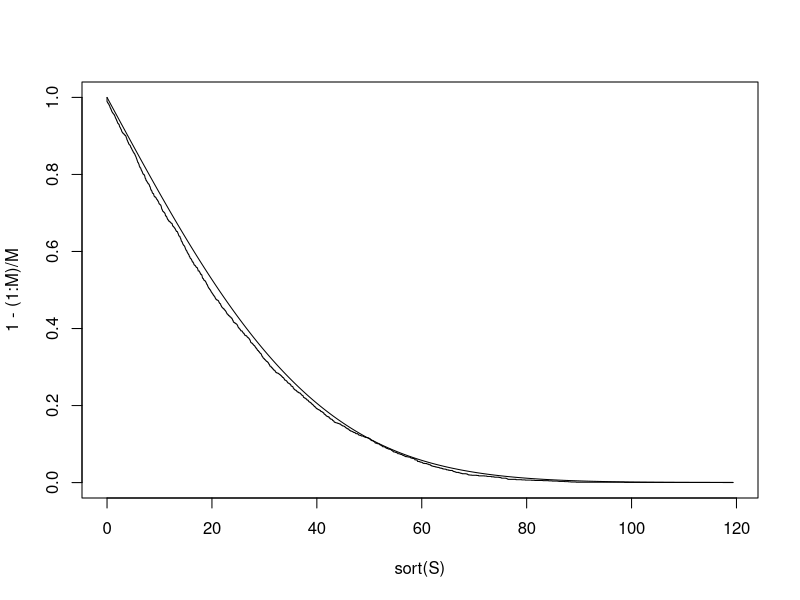
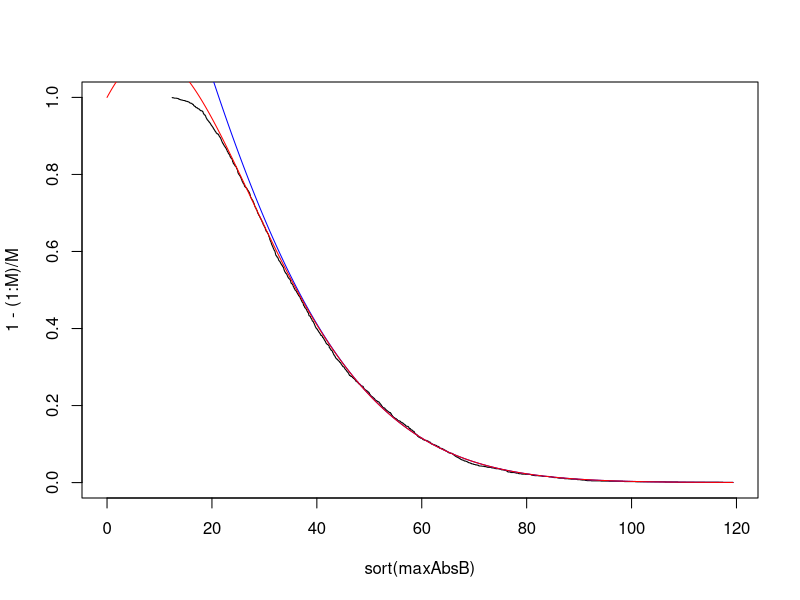

Here is the R script that generated these plots, in order:
### Monte Carlo analysis of maximum of BM

######################################
### Simulation parameters
######################################

### No Sample paths
M <- 2000

### Duration (no. time steps)
N <- 1000

### Sample time step
dt <- 1

######################################
### Simulate tracks
######################################

### Simulate increments
dB <- array(sqrt(dt)*rnorm(M*N),c(N,M))

### Compute BM track
B <- apply(dB,2,function(db)c(0,cumsum(db)))

### Statistics of each track
S <- apply(B,2,function(B)max(B))
maxAbsB <- apply(B,2,function(B)max(abs(B)))

######################################
### Plot empirical and theoretical
### survivial functions
######################################

### Emprical survival function of S

graphics.off()
plot(sort(S),1-(1:M)/M,type="s",ylim=c(0,1))
### Add theoretical survival function

gridS <- seq(0,max(S),length=1001)
lines(gridS,2*(1-pnorm(gridS/sqrt(N*dt))))

### Emperical survival function max(abs(B))
X11()

plot(sort(maxAbsB),1-(1:M)/M,type="s",ylim=c(0,1),xlim=c(0,max(maxAbsB)))
### Add theoretical survival function
 
gridS <- seq(0,max(S),length=1001)
lines(gridS,4*(1-pnorm(gridS/sqrt(N*dt))),col="blue")

### Yet another approximation. The last  term is abound on the prop of hitting both x anx -x, using reflerction and symmetry, and assuming that we hit x at time tau at t=0 (!) when computing the probability of the transition +x -> -x

PabsXgx <- 4*(1-pnorm(gridS/sqrt(N*dt)))-2*(1-pnorm(gridS/sqrt(N*dt)))*2*(1-pnorm(2*gridS/sqrt(N*dt)))
lines(gridS,PabsXgx,col="red")
